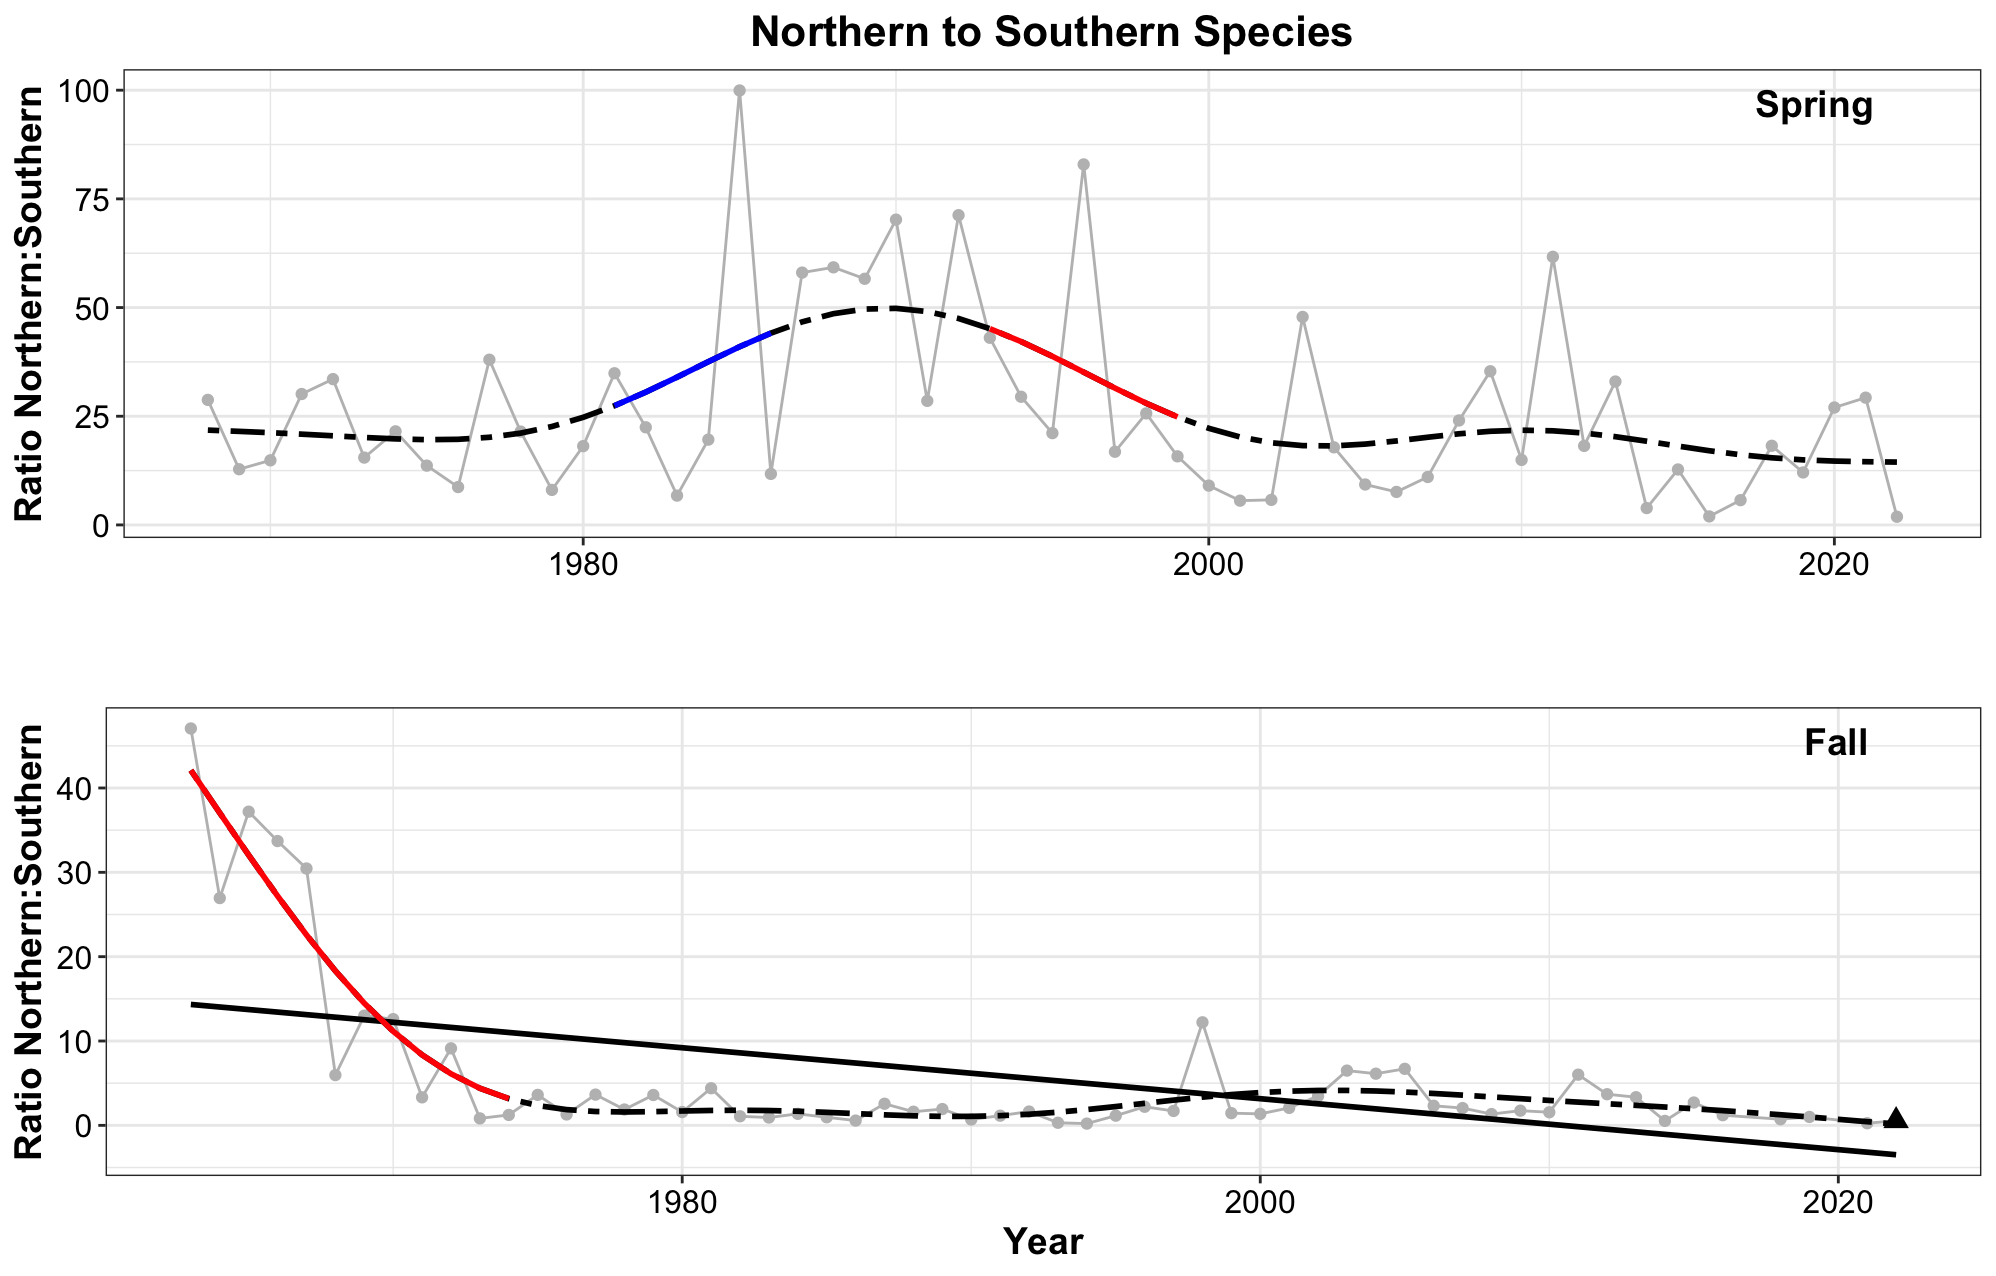

The R source for this figure:
## Figures for Northern to Southern Species Ratio

## **Laura Gruenburg, lagruenburg@gmail.com**

#   **LAST UPDATED: September 29, 2023**

###load required functions
#  You will need to download the functions from here https://gist.github.com/gavinsimpson/e73f011fdaaab4bb5a30

setwd("~/Desktop/NYB Indicators/Deriv")
source("Deriv.R")
library(mgcv)
library(ggplot2)
#library(mgcViz)
library(ggpubr)

#######Load the datasets
setwd("~/Desktop/NYB Indicators/NYB_Indicators_Calculations/Final_Timeseries_Figures/Timeseries_Files_2023")

ds_n<-read.csv("north_spring_2023.csv", header = TRUE)
ds_s<-read.csv('south_spring_2023.csv', header = TRUE)
ds_n$ratio = ds_n$strat.biomass / ds_s$strat.biomass
#n_to_s = ds_n$strat.biomass / ds_s$strat.biomass

#calculate the 30th a and 70th percentiles for the short term column of the indicators report
qds_n = quantile(ds_n$ratio, probs = c(.30, .70))

# find the last 5 years mean
mn_ds_n5 = mean(ds_n$ratio[ds_n$YEAR >= 2019])
# what quintile the data is in
mn_ds_n5 >qds_n

# Creat a GAM - adjust k and remember to check model
mod<- gam(ratio ~ s(YEAR, k=10), data =ds_n)
summary(mod) #check out model
gam.check(mod)

pdata <- with(ds_n, data.frame(YEAR = YEAR))
p2_mod <- predict(mod, newdata = pdata,  type = "terms", se.fit = TRUE)
intercept = 26.42128      # look at p2_mod and extract the intercept
pdata <- transform(pdata, p2_mod = p2_mod$fit[,1], se2 = p2_mod$se.fit[,1])

#  Now that we have the model prediction, the next step is to calculate the first derivative
#  Then determine which increases and decreases are significant
Term = "YEAR"
mod.d <- Deriv(mod, n=55) # n is the number of YEARs
mod.dci <- confint(mod.d, term = Term)
mod.dsig <- signifD(pdata$p2_mod, d = mod.d[[Term]]$deriv,
                    +                    mod.dci[[Term]]$upper, mod.dci[[Term]]$lower)

# Take a quick look to make sure it appears ok before final plotting
plot(ratio ~ YEAR, data = ds_n)
lines(ratio ~ YEAR, data = ds_n)
lines(p2_mod+intercept ~ YEAR, data = pdata, type = "n")
lines(p2_mod+intercept ~ YEAR, data = pdata)
lines(unlist(mod.dsig$incr)+intercept ~ YEAR, data = pdata, col = "blue", lwd = 3)
lines(unlist(mod.dsig$decr)+intercept ~ YEAR, data = pdata, col = "red", lwd = 3)

linearMod<- lm(ratio ~ YEAR, data=ds_n)
summary(linearMod)

p1 = ggplot() + 
  geom_line(data = ds_n, aes(x = YEAR, y = ratio), color = 'grey') +
  geom_point(data = ds_n, aes(x = YEAR, y = ratio), color = 'gray') + 
  #geom_point(data = ds_n[54:55, ], aes(x = YEAR, y = ratio), shape = 17, size = 3) + 
  #geom_smooth(data = ds, aes(x = YEAR, y = strat.biomass), method = lm, se = FALSE, color = 'black') + 
  geom_line(data=pdata, aes(x = YEAR, y = p2_mod+intercept), se = FALSE, color = 'black', linetype = 'twodash', size = 1) + 
  geom_line(data = pdata, aes(y = unlist(mod.dsig$incr)+intercept, x = YEAR), color = "blue", size = 1) + 
  geom_line(data = pdata, aes(y = unlist(mod.dsig$decr)+intercept, x = YEAR), color = 'red', size = 1) + 
  theme_bw() +
  labs (y = bquote("Ratio Northern:Southern"), x = '', title = 'Northern to Southern Species') + 
  theme(plot.title=element_text(size = 16,face = 'bold',hjust = 0.5), axis.title=element_text(size = 14, face = 'bold'), axis.text= element_text(color = 'black', size = 12))


ds2_n<-read.csv("north_fall_2023.csv", header = TRUE)
ds2_s<-read.csv("south_fall_2023.csv", header = TRUE)
ds2_n$ratio = ds2_n$strat.biomass / ds2_s$strat.biomass

#calculate the 30th a and 70th percentiles for the short term column of the indicators report
qds2_n = quantile(ds2_n$ratio, probs = c(.30, .70))

# find the last 5 years mean
mn_ds2_n5 = mean(ds2_n$ratio[ds2_n$YEAR >= 2019])
# what quintile the data is in
mn_ds2_n5 >qds2_n


# Creat a GAM - adjust k and remember to check model
mod2<- gam(ratio ~ s(YEAR, k=10), data = ds2_n)
summary(mod2) #check out model
gam.check(mod2)

pdata2 <- with(ds2_n, data.frame(YEAR = YEAR))
p2_mod2 <- predict(mod2, newdata = pdata2,  type = "terms", se.fit = TRUE)
intercept2 = 5.69615    # look at p2_mod and extract the intercept
pdata2 <- transform(pdata2, p2_mod2 = p2_mod2$fit[,1], se2 = p2_mod2$se.fit[,1])

#  Now that we have the model prediction, the next step is to calculate the first derivative
#  Then determine which increases and decreases are significant
Term = "YEAR"
mod2.d <- Deriv(mod2, n=58) # n is the number of YEARs
mod2.dci <- confint(mod2.d, term = Term)
mod2.dsig <- signifD(pdata2$p2_mod2, d = mod2.d[[Term]]$deriv,
                     +                    mod2.dci[[Term]]$upper, mod2.dci[[Term]]$lower)

# Take a quick look to make sure it appears ok before final plotting
plot(ratio ~ YEAR, data = ds2_n)
lines(ratio ~ YEAR, data = ds2_n)
lines(p2_mod2+intercept2 ~ YEAR, data = pdata2, type = "n")
lines(p2_mod2+intercept2 ~ YEAR, data = pdata2)
lines(unlist(mod2.dsig$incr)+intercept2 ~ YEAR, data = pdata2, col = "blue", lwd = 3)
lines(unlist(mod2.dsig$decr)+intercept2 ~ YEAR, data = pdata2, col = "red", lwd = 3)

linearmod2<- lm(ratio ~ YEAR, data=ds2_n)
summary(linearmod2)

p2 = ggplot() + 
  geom_line(data = ds2_n, aes(x = YEAR, y = ratio), color = 'grey') +
  geom_point(data = ds2_n, aes(x = YEAR, y = ratio), color = 'gray') + 
  geom_point(data = ds2_n[58, ], aes(x = YEAR, y = ratio), shape = 17, size = 3) + 
  geom_smooth(data = ds2_n, aes(x = YEAR, y = ratio), method = lm, se = FALSE, color = 'black') + 
  geom_line(data=pdata2, aes(x = YEAR, y = p2_mod2+intercept2), se = FALSE, color = 'black', linetype = 'twodash', size = 1) + 
  geom_line(data = pdata2, aes(y = unlist(mod2.dsig$incr)+intercept2, x = YEAR), color = "blue", size = 1) + 
  geom_line(data = pdata2, aes(y = unlist(mod2.dsig$decr)+intercept2, x = YEAR), color = 'red', size = 1) + 
  theme_bw() +
  labs (y = bquote("Ratio Northern:Southern"), x = 'Year', title = '') + 
  theme(plot.title=element_text(size = 16,face = 'bold',hjust = 0.5), axis.title=element_text(size = 14, face = 'bold'), axis.text= element_text(color = 'black', size = 12))


ggarrange(p1, p2, 
          labels = c("Spring", " Fall"),
          label.x = c(.85,.88),
          label.y = c(0.88,0.88),
          font.label = (face = 'Italic'),
          ncol = 1, nrow = 2)
